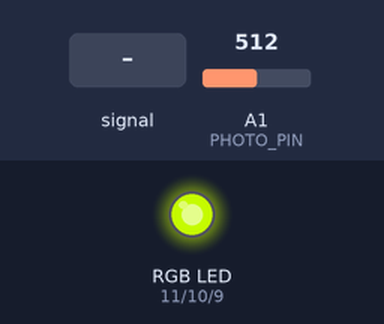
The sketch below on a simulated Arduino Uno, built with avr-gcc and run on an emulated ATmega328P. Shown: an RGB LED mixed from three pins (HIGH = lit). The inputs (shaded band) are chosen by the test bench; at power-on: A1 (PHOTO_PIN) = 512. Dim RGB values are drawn brighter than linear.

Above: at 1.2 s.
1.3 s: A1 (PHOTO_PIN) fed a 200 Hz sine of ±460 counts around its level
At 1.59 s:
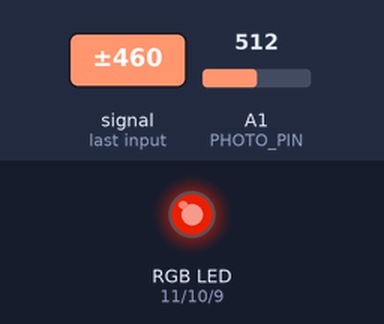
At 2.49 s:
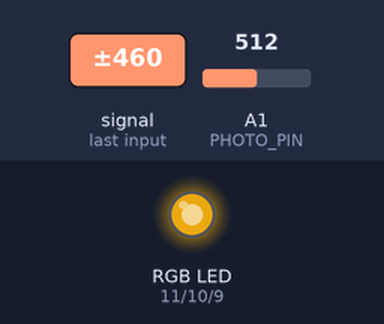
4.3 s: A1 (PHOTO_PIN) set to 716
At 4.61 s:
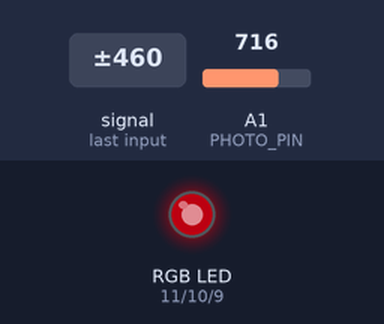
7.3 s: A1 (PHOTO_PIN) set to 613
10.3 s: A1 (PHOTO_PIN) set to 584
13.3 s: A1 (PHOTO_PIN) set to 419
16.3 s: A1 (PHOTO_PIN) set to 383
At 18.2 s:
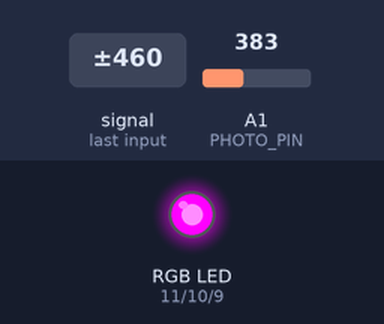
Timing chart, 0 to 20.3 s (numbered marks = the images above; inputs shaded):
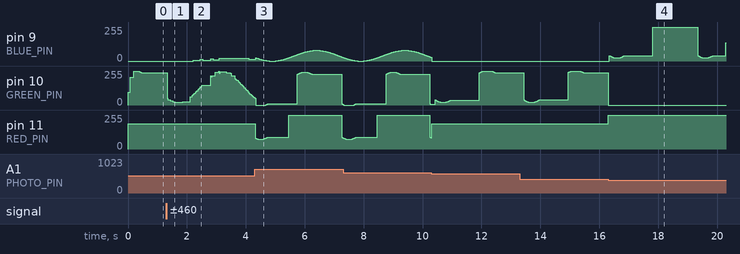

The sketch:

light_mood_lamp.ino
```cpp
/*
Andrea Toscano 2016
Light Mood Lamp project
*/


#import "config.h"
#import "led_handler.h"

//init with fade period  [3 sec]
LedHandler myLedHandler(3000);

// RGB components array
const byte ledPinArray[] = {RED_PIN, GREEN_PIN, BLUE_PIN};
// Output value to be written
int ledRGBOutput[] = {0,0,0};

// Raw and Filtered Lux data from photoCell
int photocellReading = 0, filteredPhotocellReading = 0;

// Time to be used in led fading.
unsigned long timer = 0;


void setup() {
   // Uncomment to enable serial monitor
  //Serial.begin(115200);
}

void loop() {
 timer = millis();
 ledRoutine();
}


void ledRoutine() {
  // Reading from photocell
   photocellReading = analogRead(PHOTO_PIN);
  // Low pass filter for smooth transactions
  filteredPhotocellReading =(ALPHA_IIR*filteredPhotocellReading+(1.0-ALPHA_IIR)*photocellReading);

  // Green and Orange
  if(filteredPhotocellReading > HIGH_BAND) {

     ledRGBOutput[R] = myLedHandler.sinWaveFade(200, 127, 0, &timer);
     ledRGBOutput[G] = myLedHandler.sinWaveFade(120, 127, 0, &timer);
     ledRGBOutput[B] = myLedHandler.sinWaveFade(40, 40, 400, &timer);
   }

 // Red and Magenta
   else if (filteredPhotocellReading <= HIGH_BAND && filteredPhotocellReading > MID_BAND){
     ledRGBOutput[R] = 190;
     ledRGBOutput[G] = myLedHandler.sinWaveFade(140, 120, 200, &timer);
     ledRGBOutput[B] = 0;
    }

   // Basically Red and Blue
   else if (filteredPhotocellReading <= MID_BAND && filteredPhotocellReading > LOW_BAND){
     ledRGBOutput[R] = 255;
     ledRGBOutput[G] = 0;
     ledRGBOutput[B] = myLedHandler.sinWaveFade(150, 127, 100, &timer);
   }

   // Red !  Hot atmosphere
   else if(filteredPhotocellReading<= LOW_BAND){
     ledRGBOutput[R] = myLedHandler.sinWaveFade(180, 127, 0, &timer);
     ledRGBOutput[G] = 0;
     ledRGBOutput[B] = 0;
   }
   writeLeds();
}

void writeLeds() {

  for(byte counter = 0; counter < 3; counter++) {
    ledRGBOutput[counter] = clipValue(ledRGBOutput[counter]);
    analogWrite(ledPinArray[counter], ledRGBOutput[counter]);
  }
}

int clipValue(int val) {
  if (val > 255)
    val = 255;
  else if(val < 0)
    val = 0;
  return val;
}
```

led_handler.cpp
```cpp
#include "led_handler.h"

LedHandler::LedHandler(int period) {
  // If period > 0.5sec
  if(period > 500)
      _omega = 2*PI/period;
   else
      _omega = 2*PI/1000;
 }


/*
Purpose: Generate fading LED effect with cos function
sinWaveFade(offset, amplitude, displace, time)
offset: 128 is the min value. With this value a led reaches 0 light intensity
amplitude: 127 means that cos function oscillates in range [-0.5;0.5] around the offset
displace: out of phase
time: time used in cos function
*/
int LedHandler::sinWaveFade(int offset, int amplitude, int displace, unsigned long *timeid) {

  int outputValue = offset+amplitude*(cos(_omega*(*timeid - displace)));

  return outputValue;
}
```

led_handler.h
```cpp
#ifndef LED_HANDLER_H
#define LED_HANDLER_H

#include "Arduino.h"

class LedHandler {

  public:
    LedHandler(int period);
    int sinWaveFade(int offset, int amplitude, int displace, unsigned long *timeid);


  private:
    float _omega;
};


#endif
```

config.h
```cpp
// Global define
#ifndef CONFIG_H_
#define CONFIG_H_

// BAUD SERIAL MONITOR
#define SERIAL_BAUD 115200

// PHOTOCELL
#define PHOTO_PIN A1

// LUX
#define HIGH_BAND 600
#define MID_BAND  400
#define LOW_BAND  250

// IIR alpha coeff. filter for smooth transitions
#define ALPHA_IIR 0.90


// Pins on Arduino UNO
#define RED_PIN 11
#define GREEN_PIN 10
#define BLUE_PIN 9

// R, G, B components position in the array
#define R 0
#define G 1
#define B 2


#endif
```

Measured:
- the behaviour switches between 401 and 400 on A1 (PHOTO_PIN) (found by bisection; images 3 and 4)
- after the input at 16.3 s, pin 11 (RED_PIN): 190/255 → 255/255 at once
